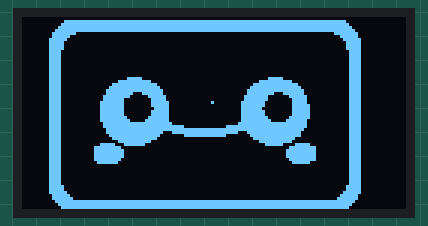
Simulated run of this sketch. Board: Arduino Uno, built with avr-gcc and run on an emulated ATmega328P. Shown: 128×64 one-colour display.

Above: at 0.1 s.
At 1.17 s:
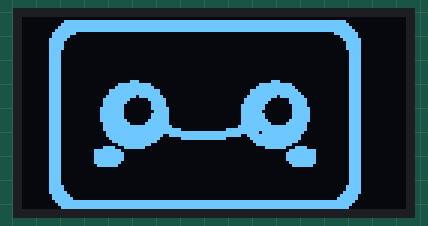
At 1.6 s:
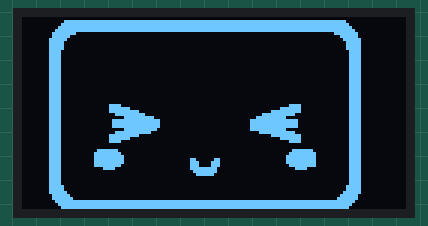
At 2.75 s:
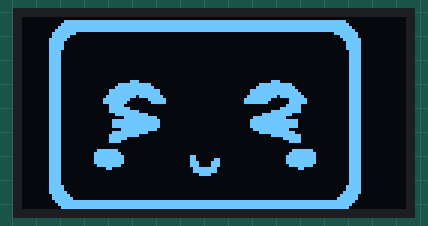

The sketch:

main.ino
```cpp
#include <Arduino.h>

#include <CycleChar.hpp>
#include <RobotSmall.hpp>

void setup()
{
    display.begin(SSD1306_SWITCHCAPVCC, 0x3C);
}

void loop()
{
    // cycleChar();
    ShowSmall();
    delay(10);
}
```

CycleChar.hpp
```cpp
#include <SSD1306Common.hpp>

extern void cycleChar();

static const unsigned char PROGMEM wo[] =
    {
        /*--  文字:  我  --*/
        /*--  Fixedsys12;  此字体下对应的点阵为：宽x高=16x16   --*/
        0x04, 0x40, 0x0E, 0x50, 0x78, 0x48, 0x08, 0x48, 0x08, 0x40, 0xFF, 0xFE, 0x08, 0x40, 0x08, 0x44,
        0x0A, 0x44, 0x0C, 0x48, 0x18, 0x30, 0x68, 0x22, 0x08, 0x52, 0x08, 0x8A, 0x2B, 0x06, 0x10, 0x02};

static const unsigned char PROGMEM ai[] =
    {
        /*--  文字:  爱  --*/
        /*--  Fixedsys12;  此字体下对应的点阵为：宽x高=16x16   --*/
        0x00, 0x08, 0x01, 0xFC, 0x7E, 0x10, 0x22, 0x10, 0x11, 0x20, 0x7F, 0xFE, 0x42, 0x02, 0x82, 0x04,
        0x7F, 0xF8, 0x04, 0x00, 0x07, 0xF0, 0x0A, 0x10, 0x11, 0x20, 0x20, 0xC0, 0x43, 0x30, 0x1C, 0x0E};

static const unsigned char PROGMEM bei[] =
    {
        /*--  文字:  北  --*/
        /*--  Fixedsys12;  此字体下对应的点阵为：宽x高=16x16   --*/
        0x04, 0x40, 0x04, 0x40, 0x04, 0x40, 0x04, 0x44, 0x04, 0x48, 0x7C, 0x50, 0x04, 0x60, 0x04, 0x40,
        0x04, 0x40, 0x04, 0x40, 0x04, 0x40, 0x04, 0x42, 0x1C, 0x42, 0xE4, 0x42, 0x44, 0x3E, 0x04, 0x00};

static const unsigned char PROGMEM jing[] =
    {
        /*--  文字:  京  --*/
        /*--  Fixedsys12;  此字体下对应的点阵为：宽x高=16x16   --*/
        0x02, 0x00, 0x01, 0x00, 0xFF, 0xFE, 0x00, 0x00, 0x00, 0x00, 0x1F, 0xF0, 0x10, 0x10, 0x10, 0x10,
        0x10, 0x10, 0x1F, 0xF0, 0x01, 0x00, 0x11, 0x10, 0x11, 0x08, 0x21, 0x04, 0x45, 0x04, 0x02, 0x00};

static const unsigned char PROGMEM tian[] =
    {
        /*--  文字:  天  --*/
        /*--  Fixedsys12;  此字体下对应的点阵为：宽x高=16x16   --*/
        0x00, 0x00, 0x3F, 0xF8, 0x01, 0x00, 0x01, 0x00, 0x01, 0x00, 0x01, 0x00, 0xFF, 0xFE, 0x01, 0x00,
        0x02, 0x80, 0x02, 0x80, 0x04, 0x40, 0x04, 0x40, 0x08, 0x20, 0x10, 0x10, 0x20, 0x08, 0xC0, 0x06};

static const unsigned char PROGMEM an[] =
    {
        /*--  文字:  安  --*/
        /*--  Fixedsys12;  此字体下对应的点阵为：宽x高=16x16   --*/
        0x02, 0x00, 0x01, 0x00, 0x3F, 0xFC, 0x20, 0x04, 0x42, 0x08, 0x02, 0x00, 0x02, 0x00, 0xFF, 0xFE,
        0x04, 0x20, 0x08, 0x20, 0x18, 0x40, 0x06, 0x40, 0x01, 0x80, 0x02, 0x60, 0x0C, 0x10, 0x70, 0x08};

static const unsigned char PROGMEM men[] =
    {
        /*--  文字:  门  --*/
        /*--  Fixedsys12;  此字体下对应的点阵为：宽x高=16x16   --*/
        0x20, 0x00, 0x13, 0xFC, 0x10, 0x04, 0x40, 0x04, 0x40, 0x04, 0x40, 0x04, 0x40, 0x04, 0x40, 0x04,
        0x40, 0x04, 0x40, 0x04, 0x40, 0x04, 0x40, 0x04, 0x40, 0x04, 0x40, 0x04, 0x40, 0x14, 0x40, 0x08};
```

SSD1306Common.hpp
```cpp
#include <Arduino.h>

#include <Wire.h>
#include <Adafruit_GFX.h>
#include <Adafruit_SSD1306.h>

extern Adafruit_SSD1306 display;
```

CycleChar.cpp
```cpp
#include <CycleChar.hpp>


int count = 0;
boolean reached = false;

void cycleChar()
{
    display.setTextColor(WHITE);
    display.clearDisplay();
    display.drawLine(0,12,128,12,1);
    if (count >= 240)
    {
        reached = true;
        count=128;
    }

    if (count == -114)
    {
        reached = false;
        count=0;
    }

    if (reached)
    {
        display.drawBitmap(count, 24, wo, 16, 16, 1);
        display.drawBitmap(count + 16, 24, ai, 16, 16, 1);
        display.drawBitmap(count + 32, 24, bei, 16, 16, 1);
        display.drawBitmap(count + 48, 24, jing, 16, 16, 1);
        display.drawBitmap(count + 64, 24, tian, 16, 16, 1);
        display.drawBitmap(count + 80, 24, an, 16, 16, 1);
        display.drawBitmap(count + 96, 24, men, 16, 16, 1);
        count--;
    }

    if (!reached)
    {
        display.drawBitmap(count-96, 24, wo, 16, 16, 1);
        display.drawBitmap(count-80, 24, ai, 16, 16, 1);
        display.drawBitmap(count-64, 24, bei, 16, 16, 1);
        display.drawBitmap(count-48, 24, jing, 16, 16, 1);
        display.drawBitmap(count-32, 24, tian, 16, 16, 1);
        display.drawBitmap(count-16, 24, an, 16, 16, 1);
        display.drawBitmap(count, 24, men, 16, 16, 1);
        count++;
    }

    display.drawLine(0,52,128,52,1);

    display.display();
}
```

RobotSmall.cpp
```cpp
#include <RobotSmall.hpp>

void ShowSmall()
{
    display.setTextColor(WHITE);
    display.clearDisplay();
    display.drawBitmap(8, 1, small1, 112, 64, 1);
    display.display();
    display.clearDisplay();
    delay(1000);

    display.setTextColor(WHITE);
    display.clearDisplay();
    display.drawBitmap(8, 1, small2, 112, 64, 1);
    display.display();
    display.clearDisplay();
    delay(100);

    display.setTextColor(WHITE);
    display.clearDisplay();
    display.drawBitmap(8, 1, small3, 112, 64, 1);
    display.display();
    display.clearDisplay();
    delay(100);

    display.setTextColor(WHITE);
    display.clearDisplay();
    display.drawBitmap(8, 1, small4, 112, 64, 1);
    display.display();
    display.clearDisplay();
    delay(100);

    display.setTextColor(WHITE);
    display.clearDisplay();
    display.drawBitmap(8, 1, small5, 112, 64, 1);
    display.display();
    display.clearDisplay();
    delay(1000);

    display.setTextColor(WHITE);
    display.clearDisplay();
    display.drawBitmap(8, 1, small5, 112, 64, 1);
    display.display();
    display.clearDisplay();
    delay(100);

    display.setTextColor(WHITE);
    display.clearDisplay();
    display.drawBitmap(8, 1, small4, 112, 64, 1);
    display.display();
    display.clearDisplay();
    delay(100);

    display.setTextColor(WHITE);
    display.clearDisplay();
    display.drawBitmap(8, 1, small3, 112, 64, 1);
    display.display();
    display.clearDisplay();
}
```

SSD1306Common.cpp
```cpp
#include <SSD1306Common.hpp>

Adafruit_SSD1306 display = Adafruit_SSD1306(128, 64, &Wire, 4);
```

Source omitted: RobotSmall.hpp (data table, 29448 bytes)

Measured:
- by itself, everything shown: repeats every 2.8 s, in 7 steps
- what the display in image 2 shows lasts 1.2 s, from 1.5 s to 2.7 s
